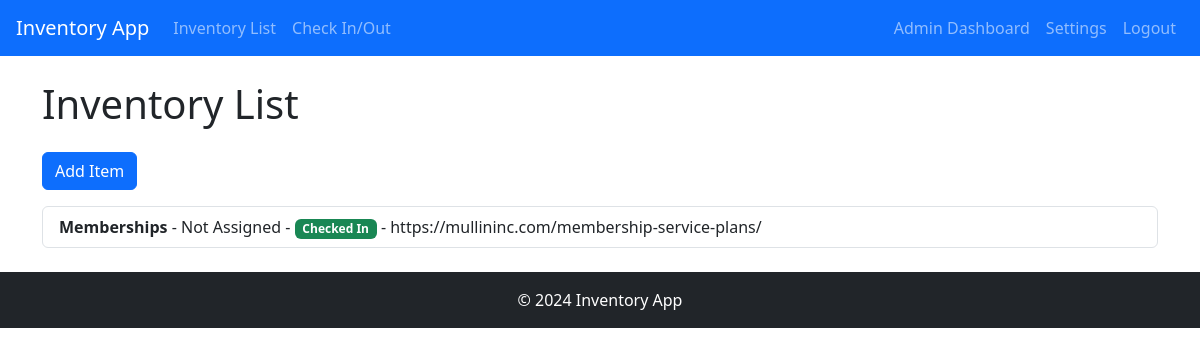
The page / (signed in) on the database as committed earlier.
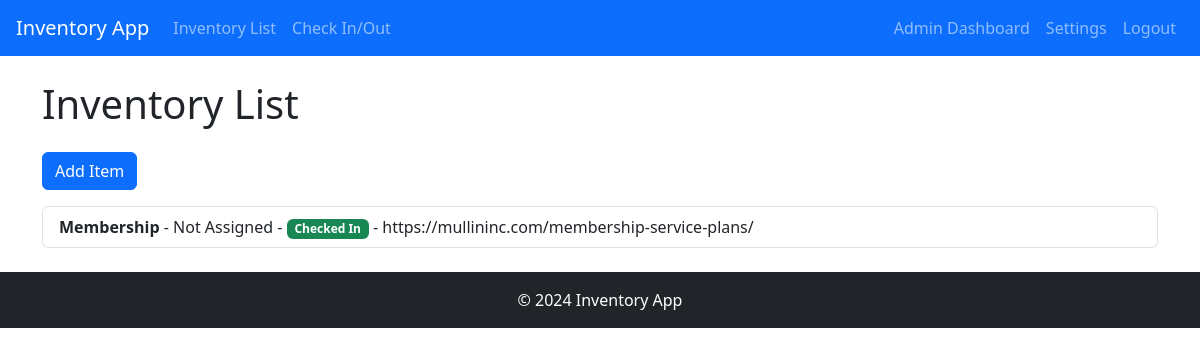
The same page on the database as committed later.
### inventory/models.py (models this page shows, shortened)
class InventoryItem(models.Model):
    barcode = models.CharField(max_length=100)
    technician = models.ForeignKey(
        Technician,
        on_delete=models.SET_NULL,
        null=True,
        blank=True
    )
    equipment_name = models.CharField(max_length=255)
    user_profile = models.ForeignKey(UserProfile, on_delete=models.CASCADE, related_name='inventory_items')
    checked_in = models.BooleanField(default=True)  # Field to indicate if item is checked in or out
    checked_out_date = models.DateField(null=True, blank=True)  # Field to store the checkout date
    class Meta:
        unique_together = ('barcode', 'user_profile')

### inventory/views.py (the view)
# urls.py: path('', views.inventory_list, name='inventory_list'),
@login_required
def inventory_list(request):
    user_profile = None
    items = InventoryItem.objects.none()  # Default to no items
    try:
        user_profile = UserProfile.objects.get(user=request.user)
        items = InventoryItem.objects.filter(user_profile=user_profile)
    except UserProfile.DoesNotExist:
        pass
    try:
        sub_user = SubUser.objects.get(user=request.user)
        if not user_profile:
            user_profile = sub_user.parentAccount
            items = InventoryItem.objects.filter(user_profile=user_profile)
    except SubUser.DoesNotExist:
        pass
    return render(request, 'inventory/inventory_list.html', {'items': items})

### users/context_processors.py (called while the page is built)
def is_admin(request):
    if request.user.is_authenticated:
        try:
            user_profile = UserProfile.objects.get(user=request.user)
            return {'is_admin': user_profile.adminUser}
        except UserProfile.DoesNotExist:
            return {'is_admin': False}
    return {'is_admin': False}

### inventory/templates/inventory/inventory_list.html (shortened to what this page needs)
{% extends 'inventory/base.html' %}
{% block content %}
    <h1 class="mb-4">Inventory List</h1>
    <a href="{% url 'add_inventory_item' %}" class="btn btn-primary mb-3">Add Item</a>
    <ul class="list-group">
        {% for item in items %}
        <li class="list-group-item">
            <strong>{{ item.equipment_name }}</strong> -
            {% if item.technician %}
                <span>{{ item.technician }}</span> -
            {% else %}
                <span>Not Assigned</span> -
            {% endif %}
            {% if item.checked_in %}
                <span class="badge bg-success">Checked In</span>
            {% endif %}
            - {{ item.barcode }}
        </li>
        {% endfor %}
    </ul>
{% endblock %}

### inventory/templates/inventory/base.html (shortened to what this page needs)
<!DOCTYPE html>
<html lang="en">
<head>
    {% load static %}
    <link rel="stylesheet" href="https://cdn.jsdelivr.net/npm/bootstrap@5.3.0/dist/css/bootstrap.min.css">
    <link rel="stylesheet" href="{% static 'css/styles.css' %}">
</head>
<body>
    <div class="wrapper">
        <header>
            <nav class="navbar navbar-expand-lg navbar-dark bg-primary px-3">
                <a class="navbar-brand" href="{% url 'inventory_list' %}">Inventory App</a>
                <div class="collapse navbar-collapse" id="navbarToggler">
                    <ul class="navbar-nav me-auto mb-2 mb-lg-0">
                        <li class="nav-item">
                            <a class="nav-link" href="{% url 'inventory_list' %}">Inventory List</a>
                        </li>
                        <li class="nav-item">
                            <a class="nav-link" href="{% url 'check_in_out' %}">Check In/Out</a>
                        </li>
                    </ul>
                    <ul class="navbar-nav ms-auto mb-2 mb-lg-0">
                        {% if user.is_authenticated %}
                        {% if is_admin %}
                        <li class="nav-item">
                            <a class="nav-link" href="{% url 'admin_dashboard' %}">Admin Dashboard</a>
                            </li>
                        <li class="nav-item">
                            <a class="nav-link" href="{% url 'settings' %}">Settings</a>
                        </li>
                        {% endif %}
                        <li class="nav-item">
                            <a class="nav-link" href="{% url 'user-logout' %}">Logout</a>
                        </li>
                        {% endif %}
                    </ul>
                </div>
            </nav>
        </header>
        <main class="container my-4">
            {% block content %}{% endblock %}
        </main>
    </div>
    <footer class="bg-dark text-white py-3">
        <div class="container text-center">
            <p class="mb-0">&copy; 2024 Inventory App</p>
        </div>
    </footer>
</body>
</html>

Rows that differ between the two databases and show on the page:
removed InventoryItem: equipment_name "Memberships", shows "Not Assigned", checked_in "Checked In", barcode "https://mullininc.com/membership-service-plans/"
added InventoryItem: equipment_name "Membership", shows "Not Assigned", checked_in "Checked In", barcode "https://mullininc.com/membership-service-plans/"
